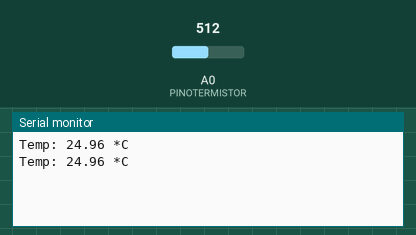
This sketch was run on a simulated Arduino Uno, built with avr-gcc and run on an emulated ATmega328P. Parts: the last lines printed to the serial monitor. Inputs (shaded band) come from the test bench; at power-on: A0 (PINOTERMISTOR) = 512.

Above: at 1.2 s.
1.3 s: A0 (PINOTERMISTOR) set to 716
At 2.6 s:
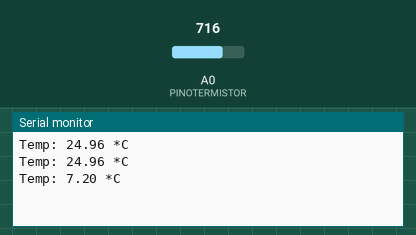
2.8 s: A0 (PINOTERMISTOR) set to 900
At 3.6 s:
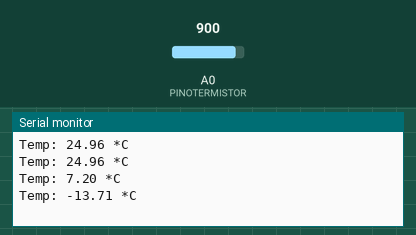
Timing chart, 0 to 5.8 s (numbered marks = the images above; inputs shaded):
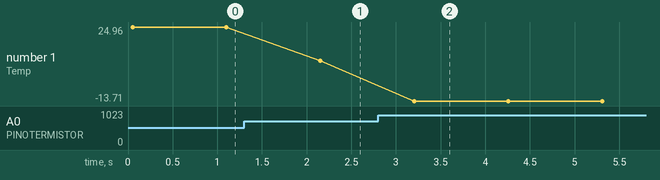

The sketch:

thermistor02.ino
```cpp
#define PINOTERMISTOR A0
#define TERMISTORNOMINAL 10000
#define TEMPERATURANOMINAL 25
#define NUMAMOSTRAS 5
#define BCOEFICIENTE 3977
#define SERIESRESISTOR 10000

int amostra[NUMAMOSTRAS];
int i;
void setup(void) {
  Serial.begin(9600);
  analogReference(EXTERNAL);
}

void loop(void) {
  float media;

  for (i = 0; i < NUMAMOSTRAS; i++) {
    amostra[i] = analogRead(PINOTERMISTOR);
    delay(10);
  }

  media = 0;
  for (i = 0; i < NUMAMOSTRAS; i++) {
    media += amostra[i];
  }
  media /= NUMAMOSTRAS;

  media = 1023 / media - 1;
  media = SERIESRESISTOR / media;

  float temperatura;
  temperatura = media / TERMISTORNOMINAL;
  temperatura = log(temperatura);
  temperatura /= BCOEFICIENTE;
  temperatura += 1.0 / (TEMPERATURANOMINAL + 273.15);
  temperatura = 1.0 / temperatura;
  temperatura -= 273.15;

  Serial.print("Temp: ");
  Serial.print(temperatura);
  Serial.println(" *C");

  delay(1000);
}
```

Measured:
- after the input at 1.3 s, the serial monitor: prints a new line after 0.85 s (image 1)
- after the input at 2.8 s, the serial monitor: prints a new line after 0.41 s (image 2)
- plotted number 1: 24.96 → 7.2 after the input at 1.3 s, 7.2 → -13.71 after the input at 2.8 s
